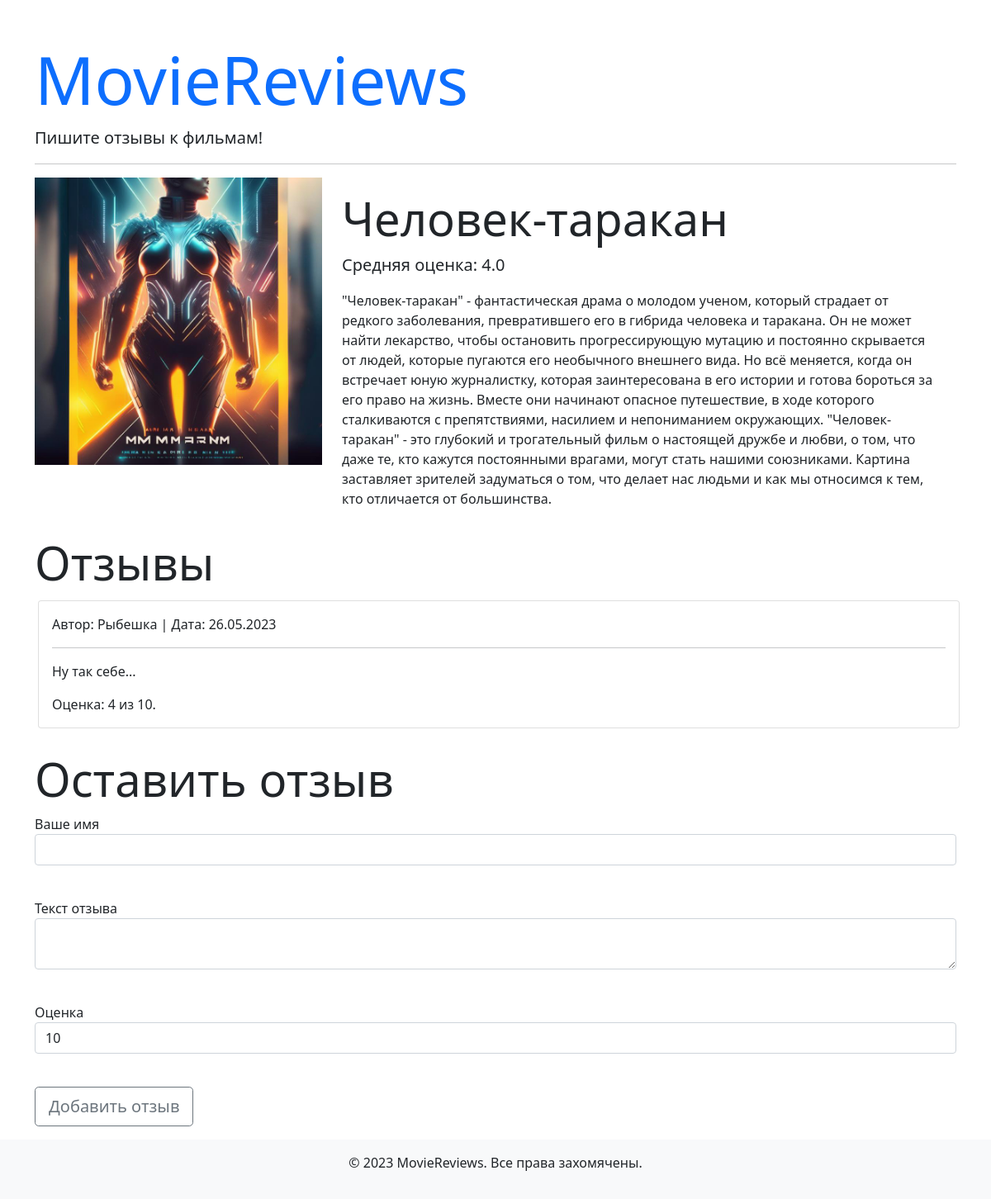
Page /movie/3 on the committed database.
### models.py (models this page shows)
class Movie(db.Model):
    id = db.Column(db.Integer, primary_key=True)
    title = db.Column(db.String(255), nullable=False)
    description = db.Column(db.Text, nullable=False)
    image = db.Column(db.String(255), nullable=False)
    reviews = db.relationship('Review', back_populates='movie')

class Review(db.Model):
    id = db.Column(db.Integer, primary_key=True)
    name = db.Column(db.String(255), nullable=False)
    text = db.Column(db.Text, nullable=False)
    created_date = db.Column(db.DateTime, default=datetime.utcnow)
    score = db.Column(db.Integer, nullable=False)
    movie_id = db.Column(db.Integer, db.ForeignKey('movie.id', ondelete='CASCADE'))
    movie = db.relationship('Movie', back_populates='reviews')

### views.py (the view, shortened to what this page needs)
@app.route('/movie/<int:id>', methods=['GET', 'POST'])
def movie(id):
    movie = Movie.query.get(id)
    if movie.reviews:
        avg_score = round(sum(review.score for review in movie.reviews) / len(movie.reviews), 2)
    else:
        avg_score = 0
    form = ReviewForm(score=10)
    print(url_for('static', filename='images/' + movie.image) )
    return render_template('movie.html',
                           movie=movie,
                           avg_score=avg_score,
                           form=form)

### forms.py
class ReviewForm(FlaskForm):
    name = StringField('Ваше имя',
                       validators=[DataRequired(message="Поле не должно быть пустым")])
    text = TextAreaField('Текст отзыва',
                         validators=[DataRequired(message="Поле не должно быть пустым")])
    score = SelectField('Оценка',
                        choices=[(i, i) for i in range(1, 11)])
    submit = SubmitField('Добавить отзыв')

### templates/movie.html
{% extends 'base.html' %}
{% block content %}
<div class="row mb-3">
  <div style="text-align:center" class="col-md-4">
    {% if movie.image %}
    <img class="img-fluid" width="768" height="768" src="{{ url_for('static', filename='images/' + movie.image) }}">
    {% endif %}
  </div>
  <div class="col-md-8">
    <h1 class="mt-3 display-4">{{ movie.title }}</h1>
    {% if avg_score %}
    <p class="lead">Средняя оценка: {{ avg_score }}</p>
    {% endif %}
    <p>{{ movie.description }}</p>
  </div>
</div>
<h2 class="display-4">Отзывы</h2>
<div class="m-1">
  {% for review in movie.reviews %}
  <div class="card mb-4">
    <div class="card-body">
      <p class="card-text">Автор: {{ review.name }} | Дата: {{ review.created_date.strftime('%d.%m.%Y') }}</p>
      <hr>
      <p class="card-text font-italic">{{ review.text }}</p>
      <p class="card-text font-italic">Оценка: {{ review.score }} из 10.</p>
    </div>
  </div>
  {% else %}
  <p>Отзывов еще нет, но вы можете оставить первый!</p>
  {% endfor %}
</div>
<h2 class="display-4">Оставить отзыв</h2>
{% include 'add_review.html' %}
{% endblock content %}

### rows in the picture
Movie: image (picture), title "Человек-таракан", description "\"Человек-таракан\" - фантастическая драма о молодом ученом, который страдает от редкого заболевания, превратившего его в гибрида человека и таракана. Он не может найти лекарство, чтобы остановить прогрессирующую мутацию и постоянно скрывается от людей, которые пугаются его необычного внешнего вида. Но всё меняется, когда он встречает юную журналистку, которая заинтересована в его истории и готова бороться за его право на жизнь. Вместе они начинают опасное путешествие, в ходе которого сталкиваются с препятствиями, насилием и непониманием окружающих. \"Человек-таракан\" - это глубокий и трогательный фильм о настоящей дружбе и любви, о том, что даже те, кто кажутся постоянными врагами, могут…"
Review: name "Рыбешка", created_date "26.05.2023", text "Ну так себе...", score "4"

### other values in the picture
{{ avg_score }} "4.0"
